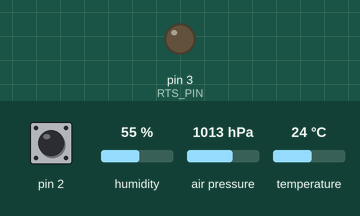
The sketch below on a simulated Arduino Uno, built with avr-gcc and run on an emulated ATmega328P. Shown: output pins drawn as LEDs (lit = HIGH). Wiring (inferred from the names in the program): HTU21/Si7021 sensor at I2C address 0x40. Inputs (shaded band) come from the test bench; at power-on: pin 2 HIGH, humidity 55 %, air pressure 1013 hPa, temperature 24 °C. What the sketch prints to the serial monitor is not drawn.

Above: at 0.3 s.
Timing chart, 0 to 1.8 s (numbered marks = the images above):
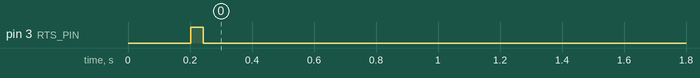

The sketch:

class_station_final.ino
```cpp
/*
  Class weather station - transmitter program (final version)

  Written by the class, one block per group. Our group's block is the BMP280 pressure part
  (the bmp object, bmp.readPressure() and the pres_* arrays). Blocks from other groups are
  wind speed, the Beaufort scale, SHT21 temperature and humidity, and the RS485 link.

  This copy has formatting and copy/paste artifacts fixed so that it compiles.
  The logic is unchanged, and the known issues are listed in docs/known-issues.md.
  The receiver and LCD program is not included.
*/
#include <Wire.h>
#include <SoftwareSerial.h>
#include <Adafruit_BMP280.h>

#define SHT21_ADDR 0x40
#define RX_PIN 4
#define TX_PIN 5
#define RTS_PIN 3

SoftwareSerial rs485(RX_PIN, TX_PIN);
Adafruit_BMP280 bmp;

// -------- WIND ---------
volatile int pulseCount = 0;
float radius = 0.056;

// -------- TIMING ---------
unsigned long lastRead = 0;

// -------- FLAGS ---------
bool firstReadingSent = false;

// -------- ARRAYS ---------
float temp_2_5[15], hum_2_5[15], pres_2_5[15], wind_2_5[15];
int idx_2_5 = 0;
float temp_10[4], hum_10[4], pres_10[4], wind_10[4];
int idx_10 = 0;

// -------- INTERRUPT ---------
void countRotation() {
  pulseCount++;
}

// -------- BEAUFORT ---------
String beaufort(float v) {
  if (v < 0.5) return "Calm";
  else if (v < 1.6) return "LightAir";
  else if (v < 3.4) return "LightBreeze";
  else if (v < 5.5) return "Gentle";
  else if (v < 8.0) return "Moderate";
  else if (v < 10.8) return "Fresh";
  else if (v < 13.9) return "Strong";
  else return "Storm";
}

// -------- SHT21 ---------
bool readSHT21(float &temperature, float &humidity) {
  Wire.beginTransmission(SHT21_ADDR);
  Wire.write(0xF3);
  if (Wire.endTransmission() != 0) return false;
  delay(100);
  Wire.requestFrom(SHT21_ADDR, 2);
  if (Wire.available() < 2) return false;
  uint16_t rawTemp = (Wire.read() << 8) | Wire.read();

  Wire.beginTransmission(SHT21_ADDR);
  Wire.write(0xF5);
  if (Wire.endTransmission() != 0) return false;
  delay(100);
  Wire.requestFrom(SHT21_ADDR, 2);
  if (Wire.available() < 2) return false;
  uint16_t rawHum = (Wire.read() << 8) | Wire.read();

  temperature = -46.85 + 175.72 * rawTemp / 65536.0;
  humidity    = -6 + 125.0 * rawHum / 65536.0;
  return true;
}

void setup() {
  Serial.begin(9600);
  rs485.begin(9600);
  Wire.begin();
  pinMode(RTS_PIN, OUTPUT);
  digitalWrite(RTS_PIN, LOW);
  pinMode(2, INPUT_PULLUP);
  attachInterrupt(digitalPinToInterrupt(2), countRotation, FALLING);

  if (!bmp.begin(0x76)) {
    if (!bmp.begin(0x77)) {
      Serial.println("BMP FAIL");
      while (1);
    }
  }
  Serial.println("SYSTEM READY");
}

void loop() {
  // -------- FIRST LIVE DATA -------
  if (!firstReadingSent) {
    float temp = 0, hum = 0;
    readSHT21(temp, hum);
    float pressure = bmp.readPressure() / 100.0;
    noInterrupts();
    int pulses = pulseCount;
    pulseCount = 0;
    interrupts();
    float freq = pulses / 2.0;
    float wind = 2 * 3.1416 * radius * freq;
    String bft = beaufort(wind);

    digitalWrite(RTS_PIN, HIGH);
    rs485.print("LIVE,");
    rs485.print(temp, 1); rs485.print(",");
    rs485.print(hum, 0); rs485.print(",");
    rs485.print(pressure, 0); rs485.print(",");
    rs485.print(wind, 1); rs485.print(",");
    rs485.println(bft);
    delay(10);
    digitalWrite(RTS_PIN, LOW);
    firstReadingSent = true;
  }

  // -------- EVERY 10 SEC -------
  if (millis() - lastRead >= 10000) {
    lastRead = millis();
    float temp = 0, hum = 0;
    readSHT21(temp, hum);
    float pressure = bmp.readPressure() / 100.0;
    noInterrupts();
    int pulses = pulseCount;
    pulseCount = 0;
    interrupts();
    float freq = pulses / 10.0;
    float wind = 2 * 3.1416 * radius * freq;

    temp_2_5[idx_2_5] = temp;
    hum_2_5[idx_2_5]  = hum;
    pres_2_5[idx_2_5] = pressure;
    wind_2_5[idx_2_5] = wind;
    idx_2_5++;

    // -------- 2.5 MIN -------
    if (idx_2_5 == 15) {
      float sumT = 0, sumH = 0, sumP = 0, sumW = 0;
      for (int i = 0; i < 15; i++) {
        sumT += temp_2_5[i];
        sumH += hum_2_5[i];
        sumP += pres_2_5[i];
        sumW += wind_2_5[i];
      }
      float avgT = sumT / 15;
      float avgH = sumH / 15;
      float avgP = sumP / 15;
      float avgW = sumW / 15;

      temp_10[idx_10] = avgT;
      hum_10[idx_10]  = avgH;
      pres_10[idx_10] = avgP;
      wind_10[idx_10] = avgW;
      idx_10++;
      idx_2_5 = 0;

      // -------- 10 MIN FINAL -------
      if (idx_10 == 4) {
        float fT = 0, fH = 0, fP = 0, fW = 0;
        for (int i = 0; i < 4; i++) {
          fT += temp_10[i];
          fH += hum_10[i];
          fP += pres_10[i];
          fW += wind_10[i];
        }
        float finalT = fT / 4;
        float finalH = fH / 4;
        float finalP = fP / 4;
        float finalW = fW / 4;
        String bft = beaufort(finalW);

        digitalWrite(RTS_PIN, HIGH);
        rs485.print("FINAL,");
        rs485.print(finalT, 1); rs485.print(",");
        rs485.print(finalH, 0); rs485.print(",");
        rs485.print(finalP, 0); rs485.print(",");
        rs485.print(finalW, 1); rs485.print(",");
        rs485.println(bft);
        delay(10);
        digitalWrite(RTS_PIN, LOW);
        idx_10 = 0;
      }
    }
  }
}
```

Measured:
- by itself, pin 3 (RTS_PIN): LOW → HIGH at 0.20 s, → LOW 0.04 s later
